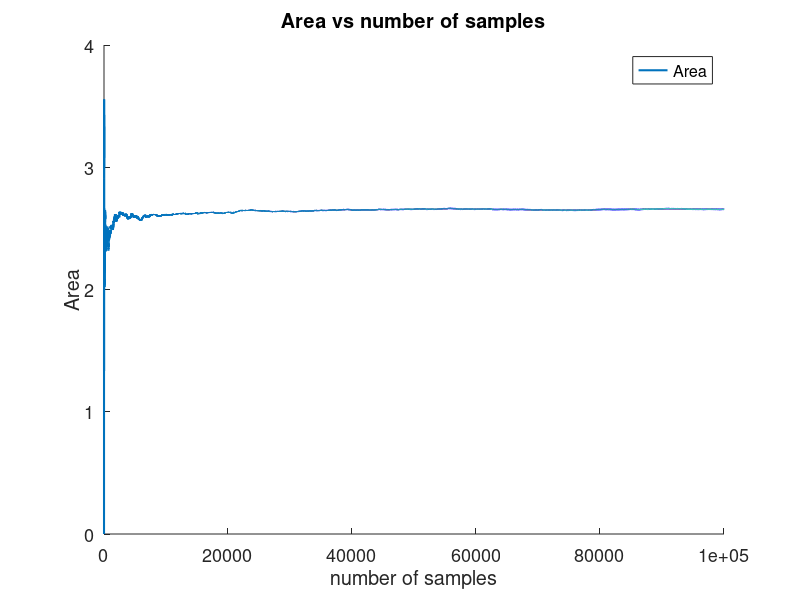
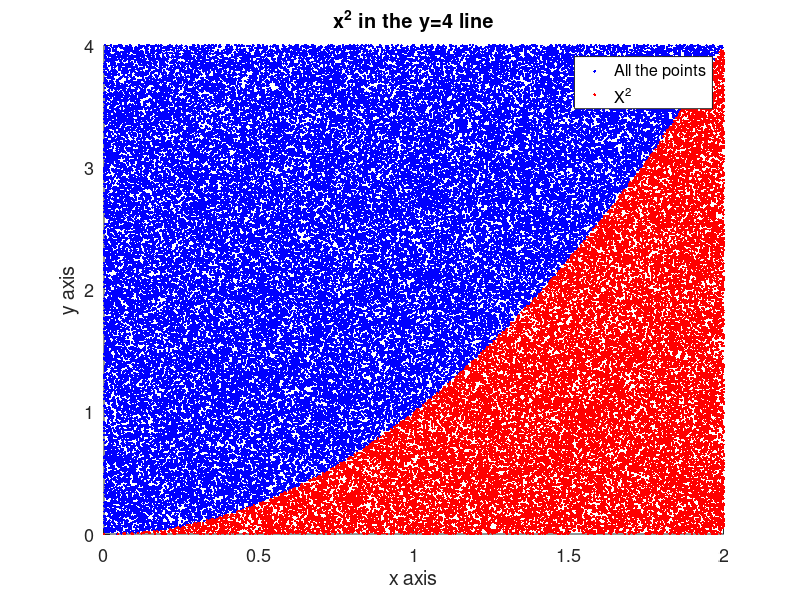
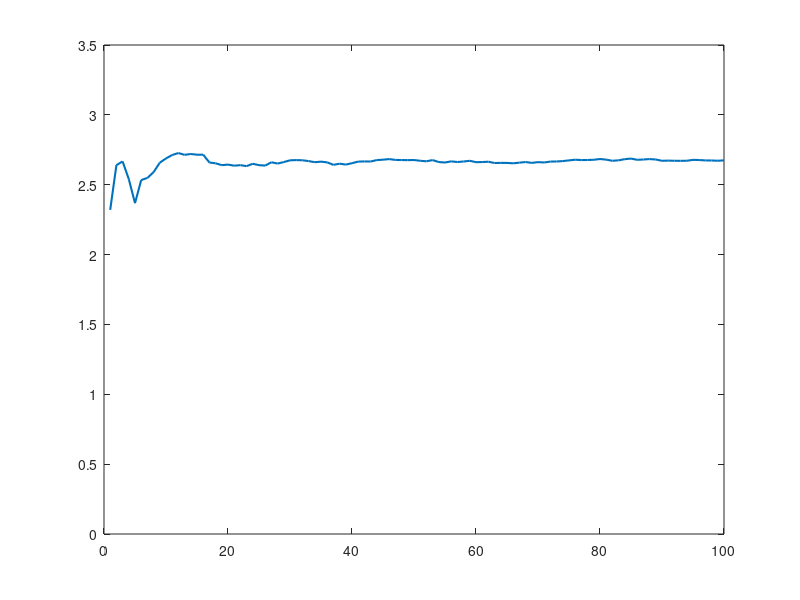

Source code (MATLAB) for these figures, in order: (Note: this script raises an error after producing the figures.)
close all;
clear;
%% a
% bigger function y=4;
n=100000;
count=0;
ptxs=zeros(n,1);
ptys=zeros(n,1);
optxs=zeros(n,1);
optys=zeros(n,1);

arr=zeros(n,1);
area=zeros(n,1);
for i=1:n
    ptx=rand();
    ptx=ptx*2;
    pty=rand();
    pty=pty*4;
    ptxs(i)=ptx;
    ptys(i)=pty;
    if(ptx*ptx>pty)
        optxs(i)=ptx;
        optys(i)=pty;  
        count=count+1;
        arr(i)=1;
    end
    area(i)=count/i;
end
area=area*8;
for i=1:n-1
    arr(i+1)=arr(i+1)+arr(i);
end

savedv1=area;
savedv2=n;


a=figure;
set(gca,'fontsize',13)
hold on
plot(1:1:n,area,'lineWidth',1.5);
legend('Area')
mytitle=strcat('Area vs number of samples');
xlabel('number of samples');
ylabel('Area');
title(mytitle);
saveas(a,'pr1a1.jpeg')


a=figure;
set(gca,'fontsize',13)
hold on
plot(ptxs,ptys,'.b','lineWidth',1.5)
hold on;
plot(optxs,optys,'.r','lineWidth',1.5)
legend('All the points','X^2 ')
mytitle=strcat('x^2 in the y=4 line');
xlabel('x axis');
ylabel('y axis');
title(mytitle);
saveas(a,'pr1a2.jpeg')




%% b
% bigger function y=4;
t=100;
n=100;

ptxs=zeros(n,1);
ptys=zeros(n,1);
optxs=zeros(n,1);
optys=zeros(n,1);

avd1=zeros(t,1);
for ind=1:t
    arr=zeros(n,1);
    area=zeros(n,1);
    count=0;
    for i=1:n
        ptx=rand();
        ptx=ptx*2;
        pty=rand();
        pty=pty*4;
        ptxs(i)=ptx;
        ptys(i)=pty;
        if(ptx*ptx>pty)
            optxs(i)=ptx;
            optys(i)=pty;  
            count=count+1;
            arr(i)=1;
        end
        area(i)=count/i;
    end
    area=area*8;
    avd1(ind)=area(n);
end
for i=2:t
    avd1(i)=(avd1(i)+avd1(i-1)*(i-1) )/(i);
end
for i=1:n-1
    arr(i+1)=arr(i+1)+arr(i);
end
figure;
plot(1:1:t,avd1,'lineWidth',1.5);
ylim([0 3.5])


avd2=zeros(savedv2,1);
count=1;
for i=1:savedv2
    avd2(i)=avd1(count);
    if(mod(i,n)==0)
        count=count+1;
    end
end

figure;
set(gca,'fontsize',13)
hold on
plot(1:1:savedv2,avd2,'lineWidth',1.5);
ylim([0 3.5])
hold on
plot(1:1:savedv2,savedv1,'lineWidth',1.5);
ylim([0 3.5])
hold on
plot([1 savedv2],[8/3 8/3],'lineWidth',1.5)
legend('ensemble method','in the long run','actual area')
mytitle=strcat('Area calculaitng two different methods n=',int2str(n),'  t=',int2str(t));

xlabel('runs');
ylabel('area');
title(mytitle);
